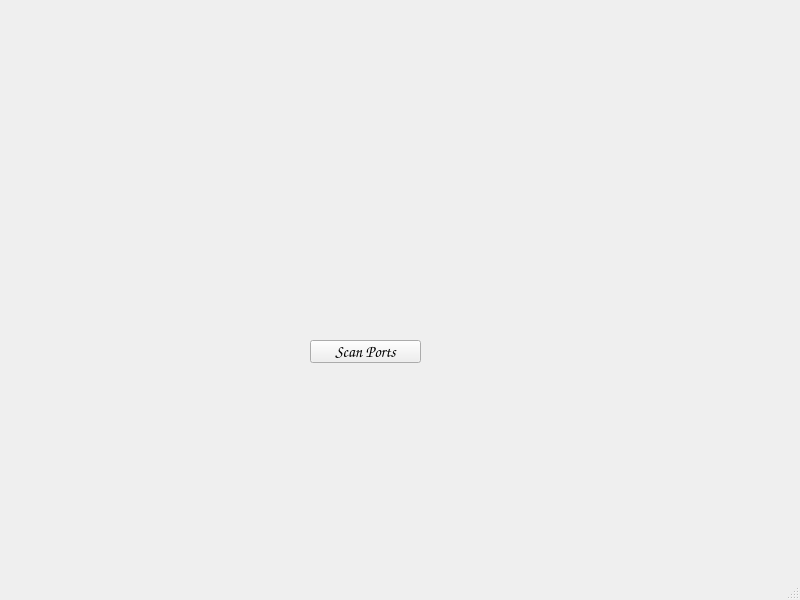
<?xml version="1.0" encoding="UTF-8"?>
<ui version="4.0">
 <class>mw_main</class>
 <widget class="QMainWindow" name="mw_main">
  <property name="geometry">
   <rect>
    <x>0</x>
    <y>0</y>
    <width>800</width>
    <height>600</height>
   </rect>
  </property>
  <property name="font">
   <font>
    <family>Comic Sans MS</family>
    <pointsize>12</pointsize>
   </font>
  </property>
  <property name="windowTitle">
   <string>MainWindow</string>
  </property>
  <widget class="QWidget" name="centralwidget">
   <widget class="QPushButton" name="pb_scan">
    <property name="geometry">
     <rect>
      <x>310</x>
      <y>340</y>
      <width>111</width>
      <height>23</height>
     </rect>
    </property>
    <property name="text">
     <string>Scan Ports</string>
    </property>
   </widget>
  </widget>
  <widget class="QStatusBar" name="statusbar"/>
 </widget>
 <resources/>
 <connections/>
</ui>
